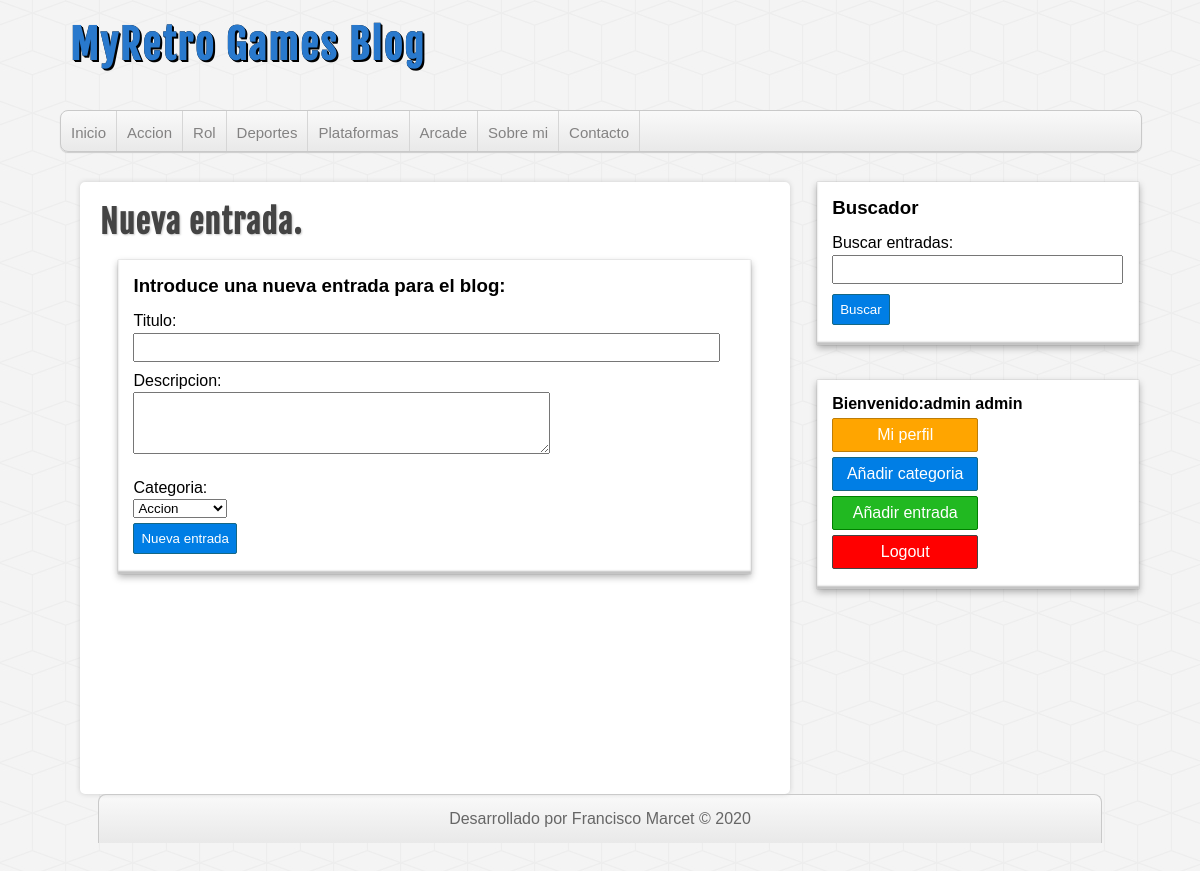
/article_add.php (signed in), run on the app's committed database.
### tables this page shows
CREATE TABLE IF NOT EXISTS `categorias` (
  `idcategoria` int NOT NULL AUTO_INCREMENT,
  `nombre_categoria` varchar(100) DEFAULT NULL,
  PRIMARY KEY (`idcategoria`)
);

### includes/lib/helpers.php (called while the page is built, shortened)
<?php
function mostrar_categorias($db_conn) {
	$slq_select = "SELECT * FROM categorias ORDER BY idcategoria ASC";
	$categorias = mysqli_query($db_conn, $slq_select);
	$result = array();
	if (($categorias) && (mysqli_num_rows($categorias) >= 1)) {
		$result = $categorias;
	} else {
		$result = null;
	}
	return $result;
}

### article_add.php (the view, shortened to what this page needs)
<?php
    include_once 'includes/conexion.php';
    include_once 'includes/header.php';
    include_once 'includes/aside.php';
?>
<div id="principal">
    <h1>Nueva entrada.</h1>
    <br/>
    <div id="categoria_add" class="block-aside">
            <h3>Introduce una nueva entrada para el blog:</h3>
			<form action="article_save.php" method="POST">
                <label for="titulo">Titulo:</label>
                <input type="text" name="titulo" id="titulo" >
				<label for="descripcion">Descripcion:</label>
                <textarea id="descripcion" name="descripcion" rows="4" cols="50"></textarea>
                <br/>
                <br/>
                <label for="categoria">Categoria:</label>
				<select name="categoria" id="categoria">
                <?php
				$categoria_ver = mostrar_categorias($conexion);
				if((isset($categoria_ver))&&(!empty($categoria_ver))) :
					while($categoria = mysqli_fetch_assoc($categoria_ver)):?>
					<option value="<?=$categoria['idcategoria']?>" >
						<?=$categoria['nombre_categoria']?>
					</option>
					<?php endwhile;
				 endif; ?>
				</select>
                <input type="submit" name="submit" value="Nueva entrada">
            </form>
</div>
<?php include_once 'includes/footer.php'; ?>

### includes/header.php (shortened to what this page needs)
<?php require_once 'conexion.php'; ?>
<?php require_once 'lib/helpers.php'; ?>
<!doctype html>
<html lang="en">
    <head>
        <link type="text/css" rel="stylesheet" href="assets/css/estilos.css"/>
    <body>
        <header id="header">
            <div id="logo">
                <h2><a href="index.php">MyRetro Games Blog</a></h2>
            </div>
            <nav id="menu">
                <ul>
                    <li>
						<a href="index.php">Inicio</a>
					</li>
					<?php
					$categorias = mostrar_categorias($conexion);
					if (isset($categorias) && !empty($categorias)):
						while ($categoria = mysqli_fetch_assoc($categorias)):
							?>
							<li>
								<a href="category_view.php?idcategoria=<?=$categoria['idcategoria']?>"><?=$categoria['nombre_categoria']?></a>
							</li>
						<?php endwhile;
					endif;
					?>
                    <li>
						<a href="index.php">Sobre mi</a>
					</li>
                    <li>
						<a href="index.php">Contacto</a>
					</li>
                </ul>
            </nav>
        </header>
		<div id="container">

### assets/css/estilos.css (style rules this page uses)
* { margin: 0px; padding: 0px; font-family: sans-serif, Helvetica,Arial; text-decoration: none; }
body { background: url(../img/cubes.png) #F4F4F4; }
#header { width:90%; height: auto; background: transparent; margin: 0px auto; }
#logo { float: left; width: 540px; height: 110px; }
#logo a { font-family: "fajala", Verdana; font-size: 40px; letter-spacing: 2px; color: #2979CD; text-shadow:0px 0px 0px black, 1px 1px 0px black, 2px 2px 0px black; transition: all 500ms; line-height: 90px; margin-left: 10px; }
#menu { clear: both; width: 100%; height: 40px; background:linear-gradient(to bottom, #f9f9f9 0px, #e9e9e9 100%); border: 1px solid #C9C9C9; border-radius: 8px; box-shadow: 0px 1px 1px #ccc; overflow: hidden; }
#menu ul { list-style: none; }
#menu ul li { float: left; line-height: 44px; border-right: 1px solid #D6D6D6; }
#menu ul li a { display: block; padding-left: 10px; padding-right: 10px; font-size: 15px; color: #838282; }
#container { width:90%; height: auto; margin: 0px auto; margin-bottom: 30px; margin-top: 30px; }
.block-aside { display: block; width: 90%; margin: 0px auto; margin-bottom: 35px; background: white; padding: 15px; box-shadow: 0px 0px 1px rgba(0,0,0,0.3), 0px 3px 7px rgba(0,0,0,0.3), 0px 0px 1px #FFFFFF inset, 0px -3px 2px rgba(0,0,0,0.25) inset; }
.block-aside h3 { margin-bottom: 15px; }
label, input[type='text'], input[type='email'], input[type='password'] { display: block; width: 95%; margin-top: 3px; margin-bottom: 2px; }
input[type='text'], input[type='email'], input[type='password'] { padding: 5px; margin-bottom: 10px; }
input[type='submit'], input[type='button'], .boton { margin-top: 5px; margin-bottom: 5px; display: block; border-radius: 2px; color: white; background: #007ee5; border: 1px solid #156785; cursor: pointer; padding: 7px; }
#principal { float: left; width: 62%; min-height: 572px; background: white; border-radius: 5px; box-shadow: 0px 0px 5px #ccc; margin-left: 20px; padding: 20px; overflow: hidden; }
#principal h1 { font-size: 32px; color: #444; letter-spacing: 1px; text-shadow:1px 1px 2px #ccc; font-family: "fajala"; }

### data on the page
categorias: nombre_categoria "Accion"
categorias: nombre_categoria "Rol"
categorias: nombre_categoria "Deportes"
categorias: nombre_categoria "Plataformas"
categorias: nombre_categoria "Arcade"

### other printed values
$_SESSION['usuario']['nombre'] "admin"
$_SESSION['usuario']['apellidos'] "admin"
form field categoria "Accion"
